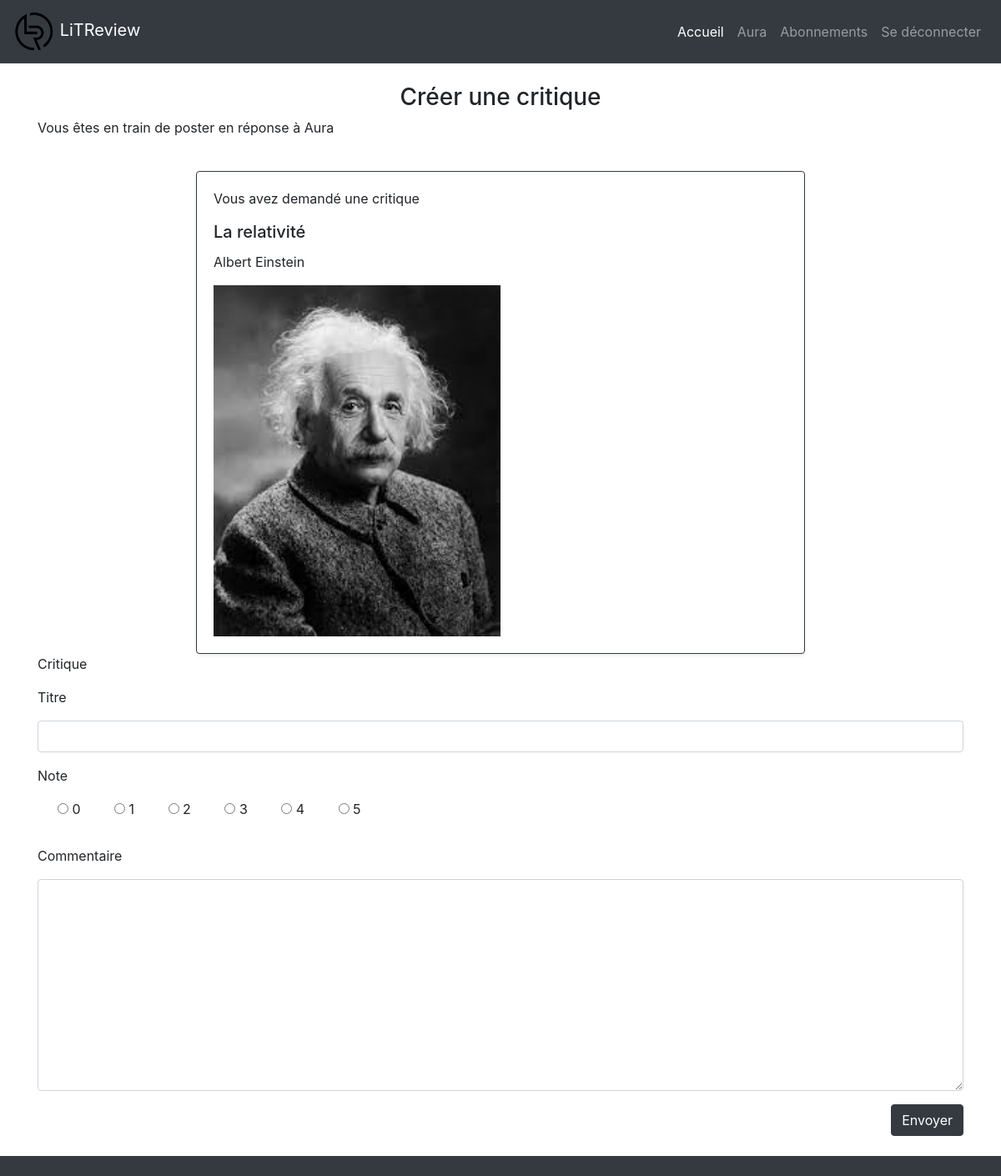
Screenshot of /create_answer_review/5/ (signed in) with the database file from the repository.
### authentication/models.py (models this page shows)
class User(AbstractUser):
    pass

### feeds/models.py (models this page shows)
class Ticket(models.Model):
    image = models.ImageField(null=True, blank=True)
    title = models.CharField(max_length=128, verbose_name="Titre")
    description = models.CharField(max_length=2048, blank=True, verbose_name="Description")
    user = models.ForeignKey(settings.AUTH_USER_MODEL, on_delete=models.CASCADE)
    time_created = models.DateTimeField(auto_now_add=True)

### feeds/views.py (the view, shortened to what this page needs)
# urls.py: path("create_answer_review/<int:ticket_id>/", feeds.create_answer_review, name="create_answer_review"),
@login_required
def create_answer_review(request, ticket_id):
    ticket = models.Ticket.objects.get(id=ticket_id)
    review_form = forms.ReviewForm()
    context = {
        "review_form": review_form,
        "ticket": ticket
    }
    return render(request, "feeds/create_answer_review.html", context=context)

### feeds/forms.py
class ReviewForm(forms.ModelForm):
    edit_review = forms.BooleanField(widget=forms.HiddenInput, initial=True, required=False)
    class Meta:
        model = models.Review
        fields = ["headline", "rating", "body"]
        widgets = {
            "body": forms.Textarea(attrs={"class": "form-control"}),
        }
    def __init__(self, *args, **kwargs):
        super().__init__(*args, **kwargs)
        RATES = [(x, x) for x in range(0, 6)]
        self.label_suffix = ""
        self.fields["headline"].widget.attrs.update(
            {"class": "form-control", }
            )
        self.fields["rating"] = forms.ChoiceField(choices=RATES, widget=forms.RadioSelect)
        self.fields["rating"].label = "Note"

### feeds/templatetags/feeds_extras.py (called while the page is built)
@register.simple_tag(takes_context=True)
def get_user_display(context, user):
    if user == context["user"]:
        return "Vous avez"
    return user.username + " a"

### feeds/templates/feeds/create_answer_review.html (shortened to what this page needs)
{% extends "base.html" %}
{% load feeds_extras %}
{% block content %}
    <div class="container">
        <div class="row">
            <div class="col">
                <h3 class="text-center mt-4">Créer une critique</h3>
            </div>
        </div>
        <div class="row">
            <div class="col">
                <p>Vous êtes en train de poster en réponse à {{ ticket.user }}</p>
            </div>
        </div>
        <div class="row">
            <div class="col-lg-8 col-12 mx-auto">
                <div class="card border-dark shadow-sm mt-4">
                    <div class="card-body d-flex flex-column">
                        <p class="card-text">
                            {% get_user_display ticket.user %} demandé une critique
                        </p>
                        {% include "feeds/partials/ticket_snippet.html" %}
                    </div>
                </div>
            </div>
        </div>
        <form method="post">
            <p>Critique</p>
            {% include "feeds/partials/create_review_snippet.html" %}
            <div class="text-right"><button class="btn btn-dark" type="submit">Envoyer</button></div>
        </form>
    </div>
{% endblock content %}

### templates/base.html (shortened to what this page needs)
{% load static %}
<!doctype html>
<html lang="fr">
<head>
<link rel="stylesheet" href="https://cdn.jsdelivr.net/npm/bootstrap@4.6.1/dist/css/bootstrap.min.css">
<link rel="stylesheet" href="{% static 'styles.css' %}">
</head>
<body>
    <div class="bg-dark">
        <div class="container-fluid">
            <div class="row">
                <nav class="col navbar navbar-expand-lg navbar-dark">
                    <a href="{% url 'home' %}" class="navbar-brand">
                        <img src="{% static 'images/logo.png' %}" width="50" alt="Site Logo">
                        LiTReview
                    </a>
                    <div class="collapse navbar-collapse" id="navbarContent">
                        <ul class="navbar-nav ml-auto">
                            <li class="nav-item active">
                                <a href="{% url 'home' %}" class="nav-link">Accueil</a>
                            </li>
                            <li class="nav-item">
                                <a href="{% url 'posts' %}" class="nav-link">{{ user }}</a>
                            </li>
                            <li class="nav-item">
                                <a href="{% url 'follow_users' %}" class="nav-link">Abonnements</a>
                            </li>
                            <li class="nav-item">
                                <a href="{% url 'logout' %}" class="nav-link">Se déconnecter</a>
                            </li>
                        </ul>
                    </div>
                </nav>
            </div>
        </div>
    </div>
    <div class="main">
        {% block content %}{% endblock content %}
    </div>
    <br>
    <br>
    <footer class="fixed-bottom">
        <div class="bg-dark">
            <div class="container">
                <div class="row">
                    <div class="col">
                        <br>
                    </div>
                </div>
            </div>
        </div>
    </footer>
</body>
</html>

### feeds/templates/feeds/partials/ticket_snippet.html (shortened to what this page needs)
<h5 class="card-title">
    {{ ticket.title }}
</h5>
<p class="card-text">
    {{ ticket.description }}
</p>
{% if ticket.image %}
    <img src="{{ ticket.image.url }}" class="w-50">
{% endif %}

### rows the page displays
User: username "Aura"
Ticket: user "Aura", user "Vous avez", title "La relativité", description "Albert Einstein", image (picture)

### other values shown
{{ review_form.headline.label }} "Titre"
{{ review_form.rating.label }} "Note"
{{ review_form.body.label }} "Commentaire"
